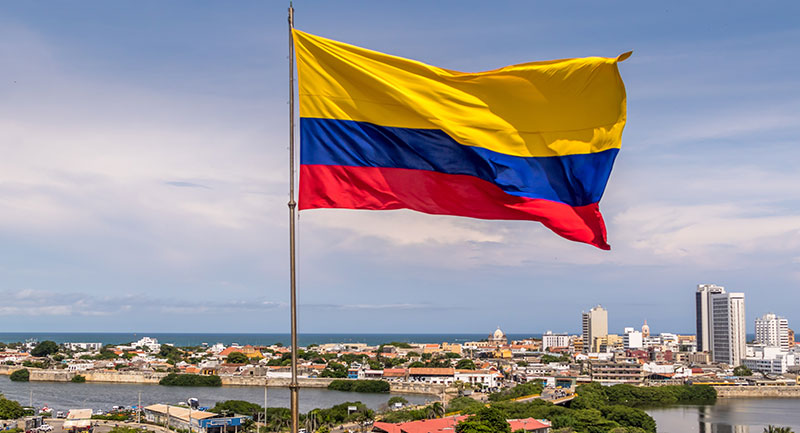
#> input picture Colombia.jpg, 800 x 433 px
$ jupyter execute Histograma1D.ipynb
#> lines starting #> are read from the running program, lines starting #| are printed output that depends on the picture
# Construcción de histograma 1D

[cell 1]
#Librerias
import numpy as np
import skimage
from skimage import io
import matplotlib.pyplot as plt
import cv2 as cv

[cell 2]
#Leer una imagen
Colombia = io.imread('Colombia.jpg')
#> Colombia is the input picture: shape (433, 800, 3); mean R, G, B 156.8, 150.6, 154.4

[cell 3]
#Cargamos los diferentes planos de la imageny visualizamos el plano rojo, posteriormente elegimos solo ese plano para
#calcular el histograma
R_Colombia = Colombia[:,:,2]  #uint8
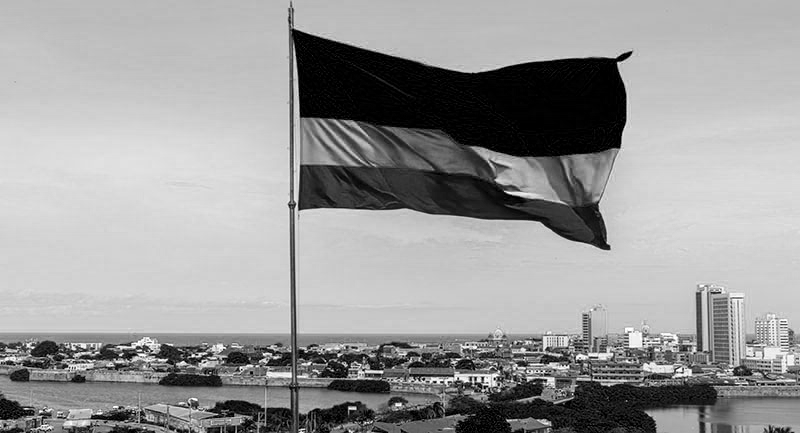
#> R_Colombia: shape (433, 800); min 0, max 255, mean 154.4
G_Colombia = Colombia[:,:,1]  #uint8
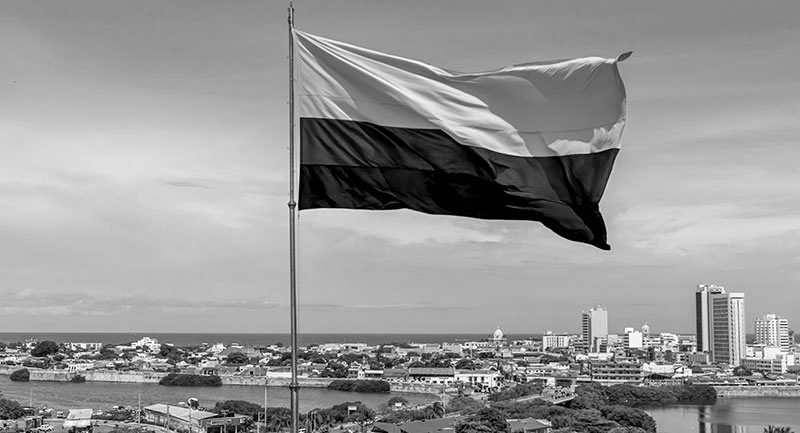
#> G_Colombia: shape (433, 800); min 0, max 255, mean 150.6
B_Colombia = Colombia[:,:,0]  #uint8
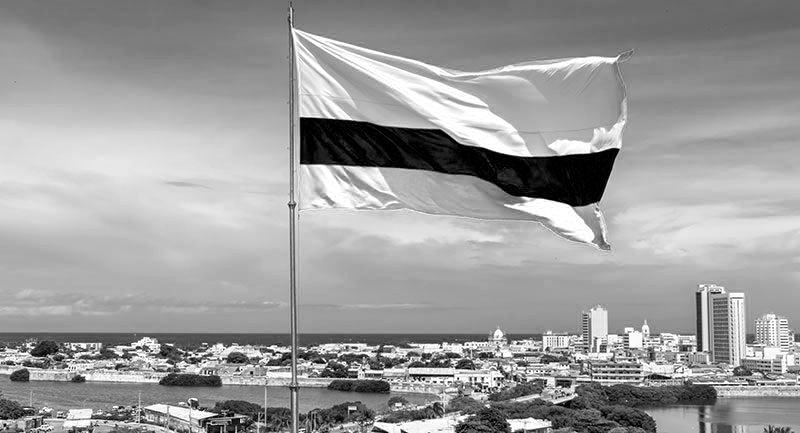
#> B_Colombia: shape (433, 800); min 0, max 255, mean 156.8

plt.imshow(R_Colombia, cmap='gray')

Función para hacer el cálculo del histograma de uno de los planos de la imagen

[cell 4]
def hist_plot(img):
     # Lista vacia para guardar el conteo
    # de cada valor de intensidad
    count =[]
    # Lista vacia para guardar el nivel de intensidad
    r = []
    # Bucle para recorreer los valores
    for k in range(0, 256):
        r.append(k)
        count1 = 0
    # Bucle para recorrer cada valor en la imagen
        for i in range(m):
            for j in range(n):
                if img[i, j]== k:
                    count1+= 1
        count.append(count1)
    return (r, count)
#Matriz del tamaño de la imagen a la que se le quiere calcular el histograma
m, n = R_Colombia.shape
#> m = 433; n = 800
#Calculo del histograma del plano R de la imagen
r, count = hist_plot(R_Colombia)
